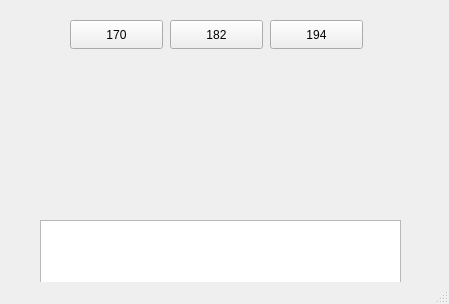
<?xml version="1.0" encoding="UTF-8"?>
<ui version="4.0">
 <class>MainWindow</class>
 <widget class="QMainWindow" name="MainWindow">
  <property name="geometry">
   <rect>
    <x>0</x>
    <y>0</y>
    <width>449</width>
    <height>304</height>
   </rect>
  </property>
  <property name="windowTitle">
   <string>MainWindow</string>
  </property>
  <widget class="QWidget" name="centralwidget">
   <widget class="QTextEdit" name="inputFirst">
    <property name="geometry">
     <rect>
      <x>40</x>
      <y>220</y>
      <width>361</width>
      <height>75</height>
     </rect>
    </property>
   </widget>
   <widget class="QPushButton" name="Button170">
    <property name="geometry">
     <rect>
      <x>70</x>
      <y>20</y>
      <width>93</width>
      <height>29</height>
     </rect>
    </property>
    <property name="text">
     <string>170</string>
    </property>
   </widget>
   <widget class="QPushButton" name="Button182">
    <property name="geometry">
     <rect>
      <x>170</x>
      <y>20</y>
      <width>93</width>
      <height>29</height>
     </rect>
    </property>
    <property name="text">
     <string>182</string>
    </property>
   </widget>
   <widget class="QPushButton" name="Button194">
    <property name="geometry">
     <rect>
      <x>270</x>
      <y>20</y>
      <width>93</width>
      <height>29</height>
     </rect>
    </property>
    <property name="text">
     <string>194</string>
    </property>
   </widget>
   <widget class="QLabel" name="label">
    <property name="geometry">
     <rect>
      <x>70</x>
      <y>180</y>
      <width>351</width>
      <height>71</height>
     </rect>
    </property>
    <property name="text">
     <string/>
    </property>
   </widget>
  </widget>
  <widget class="QMenuBar" name="menubar">
   <property name="geometry">
    <rect>
     <x>0</x>
     <y>0</y>
     <width>449</width>
     <height>22</height>
    </rect>
   </property>
  </widget>
  <widget class="QStatusBar" name="statusbar"/>
 </widget>
 <resources/>
 <connections/>
</ui>
